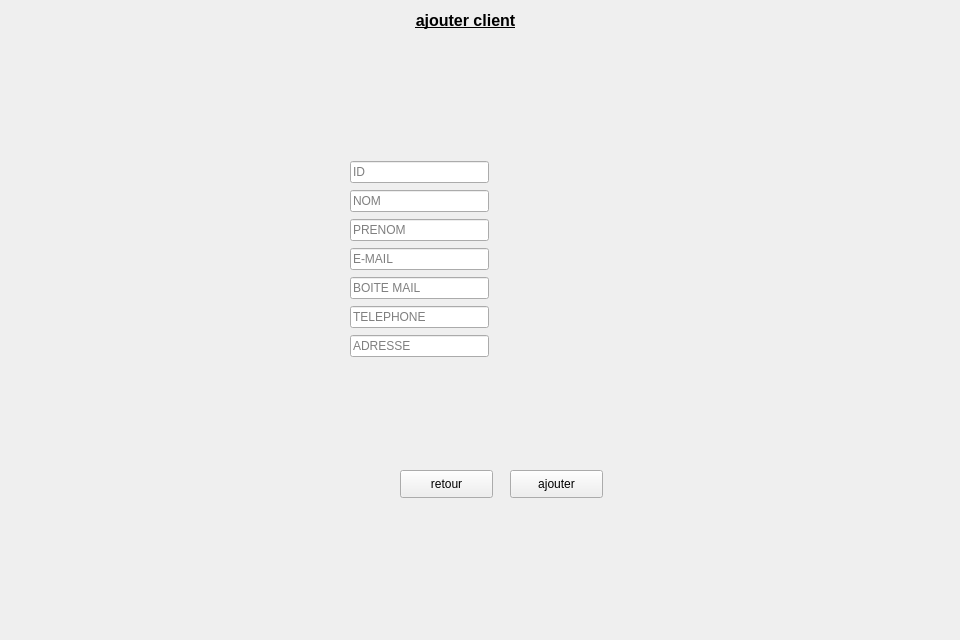
        <widget class="QWidget" name="widget_3">
         <attribute name="title">
          <string>Ajouter</string>
         </attribute>
         <widget class="QLabel" name="label_81">
          <property name="geometry">
           <rect>
            <x>-10</x>
            <y>-10</y>
            <width>951</width>
            <height>631</height>
           </rect>
          </property>
          <property name="text">
           <string/>
          </property>
          <property name="pixmap">
           <pixmap>../../Desktop/images qt/fond.jpg</pixmap>
          </property>
          <property name="scaledContents">
           <bool>true</bool>
          </property>
         </widget>
         <widget class="QPushButton" name="ajoutercl_2">
          <property name="geometry">
           <rect>
            <x>510</x>
            <y>470</y>
            <width>93</width>
            <height>28</height>
           </rect>
          </property>
          <property name="text">
           <string>ajouter</string>
          </property>
         </widget>
         <widget class="QPushButton" name="retour_10">
          <property name="geometry">
           <rect>
            <x>400</x>
            <y>470</y>
            <width>93</width>
            <height>28</height>
           </rect>
          </property>
          <property name="text">
           <string>retour</string>
          </property>
         </widget>
         <widget class="QLabel" name="label_82">
          <property name="geometry">
           <rect>
            <x>10</x>
            <y>0</y>
            <width>911</width>
            <height>41</height>
           </rect>
          </property>
          <property name="text">
           <string>&lt;html&gt;&lt;head/&gt;&lt;body&gt;&lt;p align=&quot;center&quot;&gt;&lt;span style=&quot; font-size:12pt; font-weight:600; text-decoration: underline;&quot;&gt;ajouter client&lt;/span&gt;&lt;/p&gt;&lt;/body&gt;&lt;/html&gt;</string>
          </property>
         </widget>
         <widget class="QWidget" name="layoutWidget_13">
          <property name="geometry">
           <rect>
            <x>350</x>
            <y>160</y>
            <width>139</width>
            <height>198</height>
           </rect>
          </property>
          <layout class="QVBoxLayout" name="verticalLayout_17">
           <item>
            <widget class="QLineEdit" name="ID_2">
             <property name="placeholderText">
              <string>ID</string>
             </property>
            </widget>
           </item>
           <item>
            <widget class="QLineEdit" name="NOM_2">
             <property name="placeholderText">
              <string>NOM</string>
             </property>
            </widget>
           </item>
           <item>
            <widget class="QLineEdit" name="PRENOM_2">
             <property name="placeholderText">
              <string>PRENOM</string>
             </property>
            </widget>
           </item>
           <item>
            <widget class="QLineEdit" name="MAIL_2">
             <property name="placeholderText">
              <string>E-MAIL</string>
             </property>
            </widget>
           </item>
           <item>
            <widget class="QLineEdit" name="BOITE_2">
             <property name="placeholderText">
              <string>BOITE MAIL</string>
             </property>
            </widget>
           </item>
           <item>
            <widget class="QLineEdit" name="TEL_2">
             <property name="text">
              <string/>
             </property>
             <property name="placeholderText">
              <string>TELEPHONE</string>
             </property>
            </widget>
           </item>
           <item>
            <widget class="QLineEdit" name="ADRESSE_2">
             <property name="placeholderText">
              <string>ADRESSE</string>
             </property>
            </widget>
           </item>
          </layout>
         </widget>
        </widget>
